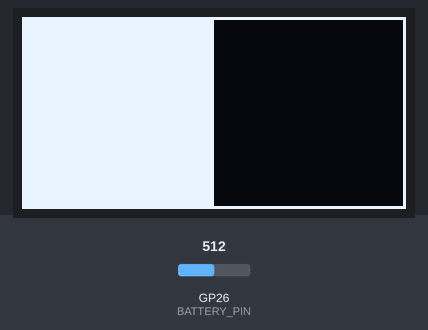
A sketch run on a simulated Raspberry Pi Pico. On the bench: 128×64 one-colour display. The test bench sets the inputs (shaded band); at power-on: GP26 (BATTERY_PIN) = 512.

Above: at 1.8 s.
1.9 s: GP26 (BATTERY_PIN) set to 490
At 2.4 s:
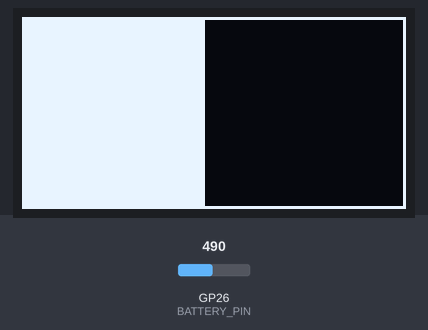
3.5 s: GP26 (BATTERY_PIN) set to 510
At 4.7 s:
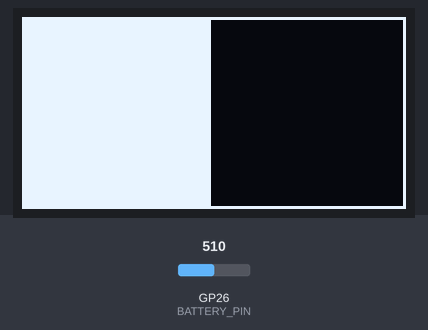
5.0 s: GP26 (BATTERY_PIN) set to 306
At 5.9 s:
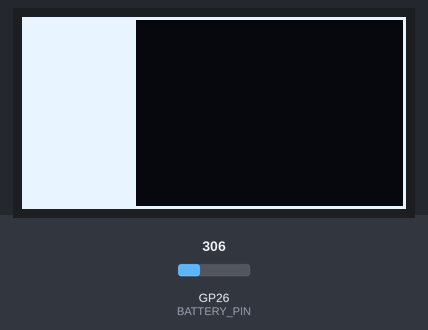
Timing chart, 0 to 8.0 s (numbered marks = the images above; inputs shaded):
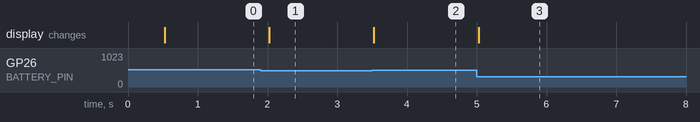

Measured:
- after the input at 1.9 s, the display: changes after 0.13 s (image 1)
- after the input at 3.5 s, the display: changes at once (image 2)
- after the input at 5.0 s, the display: changes at once (image 3)

The sketch:

display_oled_324.ino
```cpp
// snippet: display_oled_324
// tags: adafruit_gfx, adafruit_ssd1306
// boards: avr, esp32, megaavr, nano33iot, romi32u4, rp2040
// library: Adafruit_GFX, Adafruit_SSD1306
// description: Read battery voltage from A0 (10-bit, 5 V ref, voltage divider ÷2) and display a filled progress …
// prompts: battery, voltage, (10-bit, voltage, divider, display
// verified: compile-only
// source: kd-generated (id 324)
// exact-include: Wire.h, Adafruit_GFX.h, Adafruit_SSD1306.h

#include <Wire.h>
#include <Adafruit_GFX.h>
#include <Adafruit_SSD1306.h>

#define SCREEN_WIDTH 128
#define SCREEN_HEIGHT 64
#define OLED_ADDR 0x3C
#define BATTERY_PIN A0
#define BATTERY_MIN 6000
#define BATTERY_MAX 8400

Adafruit_SSD1306 display(SCREEN_WIDTH, SCREEN_HEIGHT, &Wire, -1);
unsigned long prevMs = 0;

void setup() {
  if (!display.begin(SSD1306_SWITCHCAPVCC, OLED_ADDR)) {
    Serial.println("SSD1306 not found");
    while (1);
  }
  display.clearDisplay();  // SSD1306: clear the framebuffer (push with display())
  display.setTextSize(1);
  display.setTextColor(SSD1306_WHITE);
}

void loop() {
  unsigned long now = millis();
  if (now - prevMs < 500) return;
  prevMs = now;

  int raw = analogRead(BATTERY_PIN);
  int voltage = map(raw, 0, 1023, BATTERY_MIN, BATTERY_MAX);
  int barWidth = map(voltage, BATTERY_MIN, BATTERY_MAX, 0, SCREEN_WIDTH);

  display.clearDisplay();  // SSD1306: clear the framebuffer (push with display())
  display.drawRect(0, 0, SCREEN_WIDTH, SCREEN_HEIGHT, SSD1306_WHITE);
  display.fillRect(0, 0, barWidth, SCREEN_HEIGHT, SSD1306_WHITE);
  display.display();  // SSD1306: push the framebuffer to the screen
}
```
